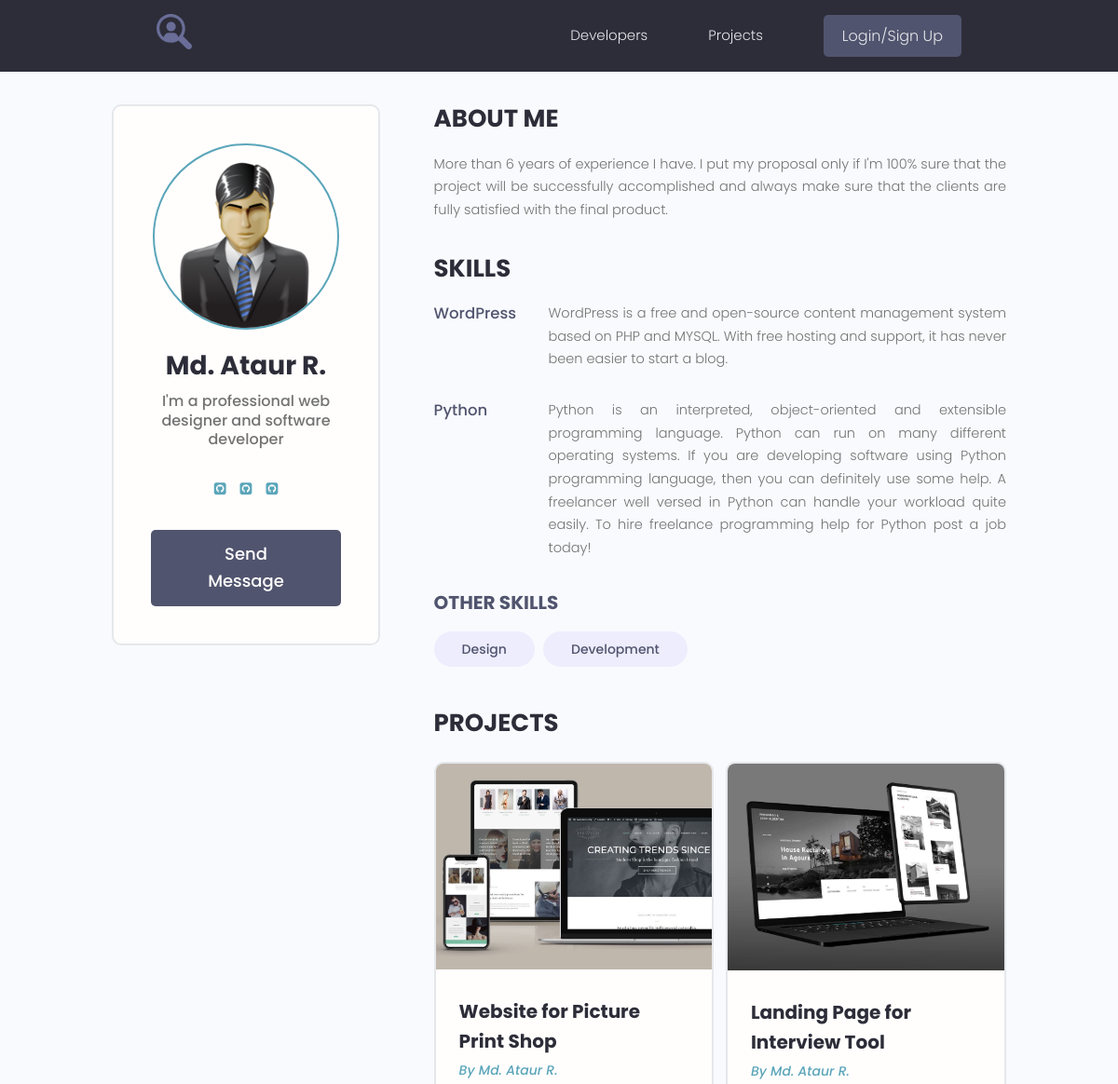
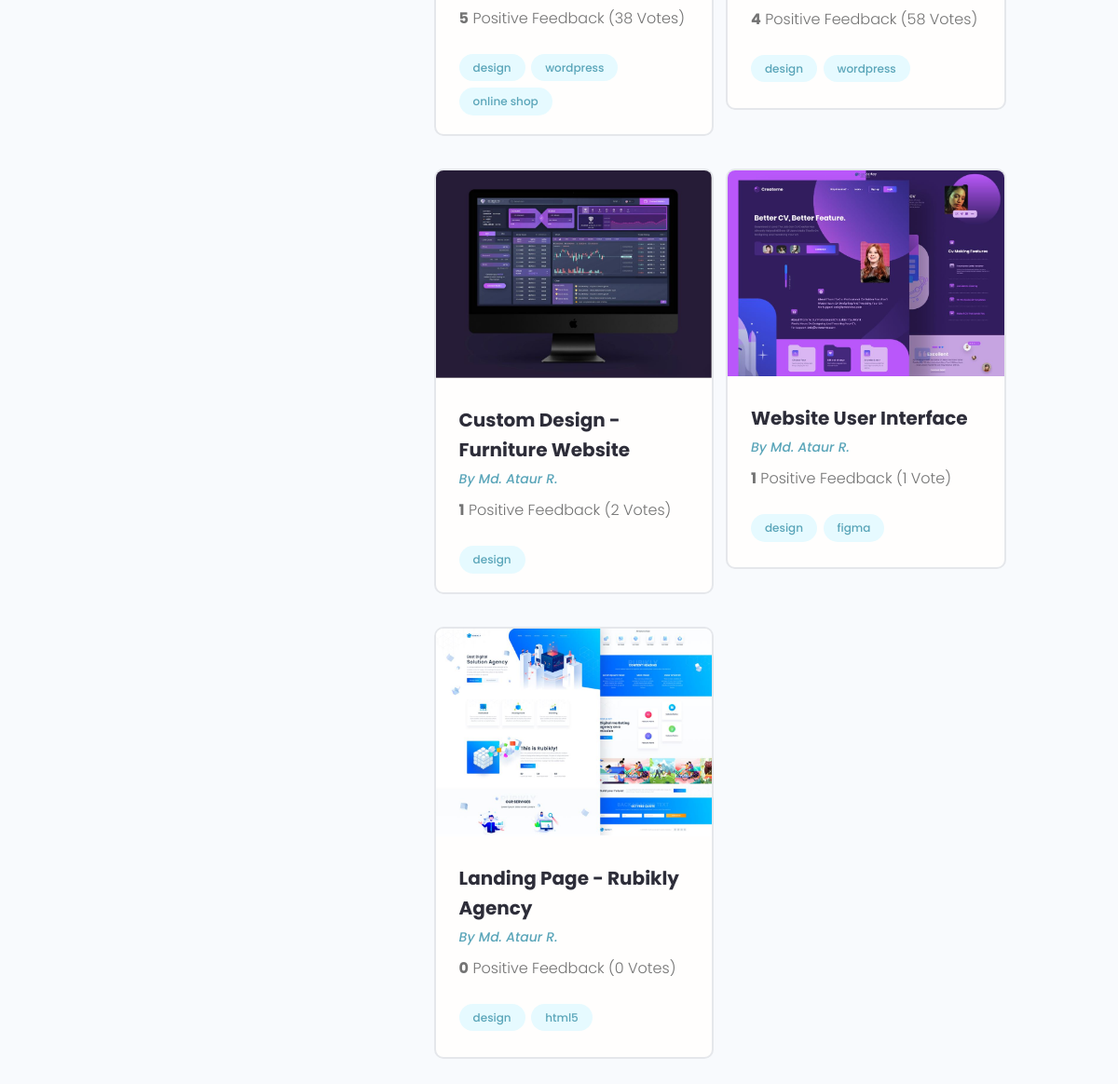
Page /profile/1/ on the committed database (2 pictures, top to bottom).
### users/models.py (models this page shows, shortened)
class Profile(models.Model):
    user = models.OneToOneField(User, on_delete=models.CASCADE, blank=True, null=True)
    name = models.CharField(max_length=200, blank=True, null=True)
    email = models.EmailField(max_length=500, blank=True, null=True)
    username = models.CharField(max_length=200, blank=True, null=True)
    short_info = models.CharField(max_length=200, blank=True, null=True)
    bio = models.TextField(blank=True, null=True)
    image = models.ImageField(upload_to='profiles/', blank=True, null=True, default='profiles/user-default.png')
    social_github = models.CharField(max_length=200, blank=True, null=True)
    social_youtube = models.CharField(max_length=200, blank=True, null=True)
    social_website = models.CharField(max_length=200, blank=True, null=True)
    created = models.DateTimeField(auto_now_add=True)

class Skill(models.Model):
    owner = models.ForeignKey(Profile, on_delete=models.CASCADE, blank=True, null=True)
    name = models.CharField(max_length=200, blank=True, null=True)
    description = models.TextField(blank=True, null=True)
    created = models.DateTimeField(auto_now_add=True)
    def __str__(self):
        return self.name

### projects/models.py (models this page shows, shortened)
class Project(models.Model):
    owner = models.ForeignKey(Profile, on_delete=models.SET_NULL, null=True, blank=True)
    title = models.CharField(max_length=200)
    description = models.TextField(null=True, blank=True)
    image = models.ImageField(null=True, blank=True, upload_to='projects/%Y/%m/%d',
                              default='default.jpg')
    demo_link = models.CharField(max_length=2000, null=True, blank=True)
    source_link = models.CharField(max_length=2000, null=True, blank=True)
    tags = models.ManyToManyField('Tag', blank=True)
    vote_total = models.IntegerField(default=0, null=True, blank=True)
    vote_ratio = models.IntegerField(default=0, null=True, blank=True)
    created = models.DateTimeField(auto_now_add=True)
    class Meta:
        ordering = ['-vote_ratio', '-vote_total']

class Tag(models.Model):
    name = models.CharField(max_length=200)
    created = models.DateTimeField(auto_now_add=True)
    def __str__(self):
        return self.name

### users/views.py (the view)
# urls.py: path('profile/<pk>/', views.user_profile, name='user_profile'),\
def user_profile(request, pk):
    profile = Profile.objects.get(pk=pk)
    top_skills = profile.skill_set.exclude(description__exact='')
    other_skills = profile.skill_set.filter(description__exact='')
    context = {
        'profile': profile,
        'top_skills': top_skills,
        'other_skills': other_skills,
    }
    return render(request, 'users/profile.html', context)

### users/templates/users/profile.html
{% extends  'projects/base.html' %}
{% block content %}
    <main class="profile my-md">
        <div class="container">
            <div class="layout">
                <div class="column column--1of3">
                    <div class="card text-center">
                        <div class="card__body dev">
                            <img class="avatar avatar--xl"
                                 src="{{ profile.image.url }}"/>
                            <h2 class="dev__name">{{ profile.name }}</h2>
                            <p class="dev__title">{{ profile.short_info }}</p>
                            <ul class="dev__social">
                                {% if profile.social_github %}
                                    <li>
                                        <a title="Github" href="{{ profile.social_github }}" target="_blank">
                                            <i class="fa fa-github-square"></i>
                                        </a>
                                    </li>
                                {% endif %}
                                {% if profile.social_youtube %}
                                    <li>
                                        <a title="Github" href="{{ profile.social_youtube }}" target="_blank">
                                            <i class="fa fa-github-square"></i>
                                        </a>
                                    </li>
                                {% endif %}
                                {% if profile.social_website %}
                                    <li>
                                        <a title="Github" href="{{ profile.social_website }}" target="_blank">
                                            <i class="fa fa-github-square"></i>
                                        </a>
                                    </li>
                                {% endif %}
                            </ul>
                            <a href="{% url 'create-message' profile.id %}" class="btn btn--sub btn--lg">Send
                                Message </a>
                        </div>
                    </div>
                </div>
                <div class="column column--2of3">
                    <div class="devInfo">
                        <h3 class="devInfo__title">About Me</h3>
                        <p class="devInfo__about">
                            {{ profile.bio }}
                        </p>
                    </div>
                    <div class="devInfo">
                        <h3 class="devInfo__title">Skills</h3>
                        <div class="devInfo__skills">
                            {% for top_skill in top_skills %}
                                <div class="devSkill">
                                    <h4 class="devSkill__title">{{ top_skill.name }}</h4>
                                    <p class="devSkill__info">
                                        {{ top_skill.description }}
                                    </p>
                                </div>
                            {% endfor %}
                            <h3 class="devInfo__subtitle">Other Skills</h3>
                            <div class="devInfo__otherSkills">
                                {% for other_skill in other_skills %}
                                    <span class="tag tag--pill tag--sub tag--lg">
                  <small>{{ other_skill }}</small>
                </span>
                                {% endfor %}
                            </div>
                        </div>
                    </div>
                    <div class="devInfo">
                        <h3 class="devInfo__title">Projects</h3>
                        <div class="grid grid--two">
                            {% for project in profile.project_set.all %}
                                <div class="column">
                                    <div class="card project">
                                        <a href="{% url 'project' project.id %}" class="project">
                                            <img class="project__thumbnail" src="{{ project.image.url }}"
                                                 alt="project thumbnail"/>
                                            <div class="card__body">
                                                <h3 class="project__title">{{ project.title }}</h3>
                                                <p><a class="project__author"
                                                      href="{% url 'user_profile' profile.id %}">By
                                                    {{ profile.name }}</a>
                                                </p>
                                                <p class="project--rating">
                                                    <span style="font-weight: bold;">{{ project.vote_ratio }}</span>
                                                    Positive Feedback
                                                    ({{ project.vote_total }}
                                                    Vote{{ project.vote_total | pluralize:'s' }})
                                                </p>
                                                <div class="project__tags">
                                                    {% for tag in project.tags.all %}
                                                        <span class="tag tag--pill tag--main">
                          <small>{{ tag }}</small>
                        </span>
                                                    {% endfor %}
                                                </div>
                                            </div>
                                        </a>
                                    </div>
                                </div>
                            {% endfor %}
                        </div>
                    </div>
                </div>
            </div>
        </div>
    </main>
{% endblock %}

### projects/static/styles/app.css (style rules this page uses)
:root { --color-sub: #2d2d39; }
.btn--sub { background-color: var(--color-sub-light); }
.card { border: 2px solid var(--color-light); }
img { width: 100%; }
.profile .card > .dev { padding: 4rem; }
.dev__name { color: var(--color-sub); font-size: 2.8rem; font-weight: 700; margin-top: 1rem; margin-bottom: 0.5rem; }
.dev__title { font-size: 1.6rem; font-weight: 500; line-height: 1.3; }
.dev__social { margin: 3rem 0; list-style: none; display: flex; justify-content: center; gap: 1.5rem; }
.devInfo { margin-bottom: 3rem; }
.devInfo__title, .devInfo__subtitle { font-size: 2.6rem; color: var(--color-sub); text-transform: uppercase; font-weight: 700; margin-bottom: 1.5rem; }
.devInfo__subtitle { font-size: 2rem; color: var(--color-sub-light); }
.devInfo__about, .devSkill__info { font-size: 1.45rem; line-height: 1.7; text-align: justify; }
.devSkill { margin-bottom: 3rem; }
.devSkill__title { font-size: 1.65rem; font-weight: 500; color: var(--color-sub-light); }
@media screen and (min-width: 700px) { .devSkill { display: flex; justify-content: space-between; gap: 3rem; } }
@media screen and (min-width: 700px) { .devSkill__info { flex-basis: 80%; } }
.project__author { font-size: 1.4rem; font-style: italic; }
.project--rating { margin-bottom: 1.6em; margin-top: .5em; }
.project__thumbnail { object-fit: cover; object-position: top center; width: 100%; }
.project__title { font-size: 2rem; font-weight: 700; color: var(--color-sub); }

### projects/static/uikit/styles/modules/_variables.css (style rules this page uses)
:root { --color-main: #5aa5b9; --color-main-light: #e6faff; --color-sub: #3f4156; --color-sub-light: #51546e; --color-sub-lighter: #ededfd; --color-text: #737373; --color-gray: #8b8b8b; --color-light: #e5e7eb; --color-light-gray: #767676; --color-bg: #f8fafd; --color-white: #fffefd; --color-white-light: #f3f3f3; --color-success: #359e64; --color-success-bg: #def8e8; --color-error: #fc4b0b; --color-error-bg: #fff2ee; --font-base: 'Poppins', arial, helvetica, 'Segoe UI', roboto, ubuntu, sans-serif; --font-monospace: 'Fira Code', 'Courier New', courier, monospace; --font-regular: 300; --font-medium: 500; --font-bold: 700; --generic-shadow: 1px 1px 5px #00000010; --generic-transition: all 0.3s ease-in-out; }

### projects/static/uikit/styles/modules/_base.css (style rules this page uses)
* { margin: 0; padding: 0; box-sizing: border-box; text-rendering: optimizeLegibility; color: inherit; font-size: inherit; }
html { font-size: 50%; }
@media only screen and (min-width: 480px) { html { font-size: 56.25%; } }
@media only screen and (min-width: 1200px) { html { font-size: 62.5%; } }
body { line-height: 1.6; font-weight: 400; font-size: 1.5rem; color: var(--color-text); background-color: var(--color-bg); min-height: 100vh; }

### projects/static/uikit/styles/modules/_typography.css (style rules this page uses)
* { font-family: var(--font-base); }
h2 { font-size: 3.6rem; font-weight: var(--font-bold); }
h3 { font-size: 3.2rem; font-weight: var(--font-medium); }
h4 { font-size: 2.8rem; font-weight: var(--font-medium); }
p, span, strong { font-size: 1.6rem; color: var(--color-text); font-weight: var(--font-regular); }
a { padding-bottom: 2px; text-decoration: none; display: inline-block; color: var(--color-main); font-weight: var(--font-medium); }

### projects/static/uikit/styles/modules/_utilities.css (style rules this page uses)
.container { width: 92%; max-width: 165rem; margin: 0 auto; box-sizing: border-box; }
@media screen and (min-width: 1000px) { .container { width: 90%; } }
@media screen and (min-width: 1200px) { .container { width: 80%; } }
.text-center { text-align: center; }
.my-md { margin: 3rem auto; }

### projects/static/uikit/styles/modules/_avatar.css (style rules this page uses)
.avatar { border-radius: 50%; border: 2px solid var(--color-main); object-fit: cover; }
.avatar--xl { height: 20rem; width: 20rem; }

### projects/static/uikit/styles/modules/_button.css (style rules this page uses)
.btn { display: inline-block; position: relative; cursor: pointer; background-color: var(--color-light); font-weight: var(--font-medium); color: var(--color-sub); text-decoration: none; padding: 1rem 2rem; border-radius: 0.5rem; border: none; width: -webkit-fit-content; width: -moz-fit-content; width: fit-content; height: -webkit-fit-content; height: -moz-fit-content; height: fit-content; font-size: 1.6rem; outline-width: 0; outline-color: transparent; -webkit-backface-visibility: hidden; backface-visibility: hidden; transition: all 0.3s ease-in-out; }
.btn--sub { background-color: var(--color-sub); color: var(--color-white); }
.btn--lg { font-size: 1.8rem; padding: 1.2rem 4.5rem; }

### projects/static/uikit/styles/modules/_card.css (style rules this page uses)
.card { border-radius: 1rem; background-color: var(--color-white); border: 1.5px solid var(--color-light); width: auto; height: auto; margin-top: 0.5rem; margin-bottom: 0.5rem; overflow: hidden; }
.card__body, .card__header { padding: 2rem 2.5rem; }

### rows in the picture
Profile: image (placeholder picture), name "Md. Ataur R.", short_info "I'm a professional web designer and software developer", bio "More than 6 years of experience I have. I put my proposal only if I'm 100% sure that the project will be successfully accomplished and always make sure that the clients are fully satisfied with the final product."
Skill: name "WordPress", description "WordPress is a free and open-source content management system based on PHP and MYSQL. With free hosting and support, it has never been easier to start a blog."
Skill: name "Python", description "Python is an interpreted, object-oriented and extensible programming language. Python can run on many different operating systems. If you are developing software using Python programming language, then you can definitely use some help. A freelancer well versed in Python can handle your workload quite easily. To hire freelance programming help for Python post a job today!"
Skill: name "Design"
Skill: name "Development"
Project: image (picture), title "Website for Picture Print Shop", vote_ratio "5", vote_total "38", vote_total|pluralize "s"
Tag: name "design"
Tag: name "wordpress"
Tag: name "online shop"
Project: image (picture), title "Landing Page for Interview Tool", vote_ratio "4", vote_total "58", vote_total|pluralize "s"
Project: image (picture), title "Custom Design - Furniture Website", vote_ratio "1", vote_total "2", vote_total|pluralize "s"
Project: image (picture), title "Website User Interface", vote_ratio "1", vote_total "1"
Tag: name "figma"
Project: image (picture), title "Landing Page - Rubikly Agency", vote_ratio "0", vote_total "0", vote_total|pluralize "s"
Tag: name "html5"
